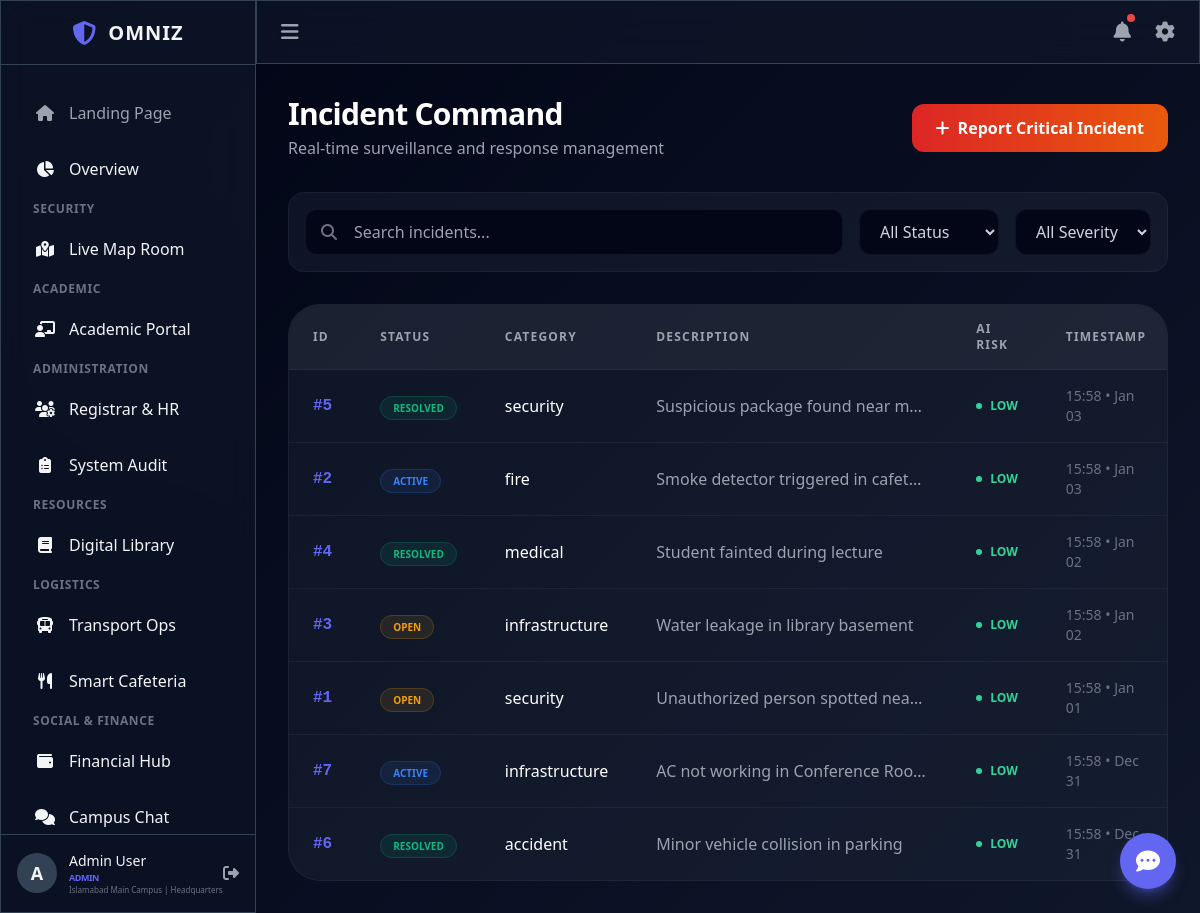
Page /incidents (signed in) on the committed database.
### app/models.py (models this page shows, shortened)
class Incident(db.Model):
    __tablename__ = 'incidents'
    id = db.Column(db.Integer, primary_key=True)
    university_id = db.Column(db.Integer, db.ForeignKey('universities.id'), nullable=False)
    user_id = db.Column(db.Integer, db.ForeignKey('users.id'), nullable=False)
    description = db.Column(db.Text, nullable=False)
    category = db.Column(db.String(50))  # security, fire, medical, accident, infrastructure
    severity = db.Column(db.String(20), default='medium')  # low, medium, high
    status = db.Column(db.String(20), default='open')  # open, in_progress, resolved
    image_url = db.Column(db.String(256))
    latitude = db.Column(db.Float)
    longitude = db.Column(db.Float)
    x = db.Column(db.Integer)
    y = db.Column(db.Integer)
    ai_category = db.Column(db.String(50))
    ai_confidence = db.Column(db.Float)
    ai_labels = db.Column(db.Text)
    ai_severity = db.Column(db.String(20), index=True)
    ai_recommendation = db.Column(db.Text)
    ai_analyzed_at = db.Column(db.DateTime)
    created_at = db.Column(db.DateTime, default=datetime.utcnow)
    resolved_at = db.Column(db.DateTime)
    user = db.relationship('User', backref='incidents')
    university = db.relationship('University', backref='incidents')

### app/web/routes.py (the view)
@web_bp.route('/incidents')
@login_required
def incidents():
    status_filter = request.args.get('status', '')
    severity_filter = request.args.get('severity', '')
    search = request.args.get('search', '')
    query = Incident.query
    if status_filter:
        query = query.filter_by(status=status_filter)
    if severity_filter:
        query = query.filter_by(ai_severity=severity_filter)
    if search:
        query = query.filter(Incident.description.ilike(f'%{search}%'))
    all_incidents = query.order_by(Incident.created_at.desc()).all()
    return render_template('incidents.html', incidents=all_incidents)

### app/utils.py (called while the page is built)
def login_required(f):
    @wraps(f)
    def decorated_function(*args, **kwargs):
        if 'user_id' not in session:
            flash('Please login to access this page')
            return redirect(url_for('web.login'))
        return f(*args, **kwargs)
    return decorated_function

def has_permission(user_role, permission):
    role_perms = PERMISSIONS.get(user_role, [])
    if '*' in role_perms:
        return True
    for p in role_perms:
        if p == permission or p.startswith(f"{permission}."):
            return True
    return False

### app/templates/incidents.html (shortened to what this page needs)
{% extends "base_dashboard.html" %}
{% block content %}
<div class="max-w-7xl mx-auto page-enter">
    <div class="flex flex-col md:flex-row justify-between items-start md:items-center gap-4 mb-8" data-aos="fade-down">
        <div>
            <h1 class="text-3xl font-bold text-white tracking-tight">Incident Command</h1>
            <p class="text-gray-400 mt-1">Real-time surveillance and response management</p>
        </div>
        <button onclick="openModal()"
            class="px-6 py-3 bg-gradient-to-r from-red-600 to-orange-600 text-white font-bold rounded-xl hover:shadow-lg hover:shadow-red-600/20 transform hover:-translate-y-1 transition-all flex items-center gap-2">
            <i class="fas fa-plus"></i> Report Critical Incident
        </button>
    </div>
    <div class="glass-card p-4 rounded-2xl mb-8 flex flex-wrap gap-4 items-center" data-aos="fade-up">
        <div class="relative flex-1 min-w-[200px]">
            <i class="fas fa-search absolute left-4 top-1/2 -translate-y-1/2 text-gray-500"></i>
            <input type="text" placeholder="Search incidents..." id="searchIncident" onkeyup="filterIncidents()"
                class="w-full bg-dark border border-white/5 rounded-xl pl-12 pr-4 py-2.5 text-white focus:outline-none focus:ring-2 focus:ring-primary/50 transition-all">
        </div>
        <select id="statusFilter" onchange="filterIncidents()"
            class="bg-dark border border-white/5 rounded-xl px-4 py-2.5 text-gray-300 focus:outline-none focus:ring-2 focus:ring-primary/50 transition-all">
            <option value="">All Status</option>
        </select>
        <select id="severityFilter" onchange="filterIncidents()"
            class="bg-dark border border-white/5 rounded-xl px-4 py-2.5 text-gray-300 focus:outline-none focus:ring-2 focus:ring-primary/50 transition-all">
            <option value="">All Severity</option>
        </select>
    </div>
    <div class="glass-card rounded-[2rem] overflow-hidden" data-aos="fade-up" data-aos-delay="100">
        <div class="overflow-x-auto">
            <table class="w-full text-left border-collapse" id="incidentsTable">
                <thead>
                    <tr class="bg-white/5 border-b border-white/5">
                        <th class="px-6 py-4 text-xs font-bold text-gray-400 uppercase tracking-widest">ID</th>
                        <th class="px-6 py-4 text-xs font-bold text-gray-400 uppercase tracking-widest">Status</th>
                        <th class="px-6 py-4 text-xs font-bold text-gray-400 uppercase tracking-widest">Category</th>
                        <th class="px-6 py-4 text-xs font-bold text-gray-400 uppercase tracking-widest">Description</th>
                        <th class="px-6 py-4 text-xs font-bold text-gray-400 uppercase tracking-widest">AI Risk</th>
                        <th class="px-6 py-4 text-xs font-bold text-gray-400 uppercase tracking-widest">Timestamp</th>
                    </tr>
                </thead>
                <tbody class="divide-y divide-white/5">
                    {% for inc in incidents %}
                    <tr class="hover:bg-white/[0.02] transition-colors group" data-status="{{ inc.status }}"
                        data-severity="{{ inc.ai_severity }}">
                        <td class="px-6 py-4 font-mono text-primary font-bold">#{{ inc.id }}</td>
                        <td class="px-6 py-4">
                            {% if inc.status == 'open' %}
                            <span
                                class="px-3 py-1 bg-amber-500/10 text-amber-500 rounded-full text-[10px] font-bold uppercase border border-amber-500/20">Open</span>
                            {% elif inc.status == 'in_progress' %}
                            <span
                                class="px-3 py-1 bg-blue-500/10 text-blue-500 rounded-full text-[10px] font-bold uppercase border border-blue-500/20">Active</span>
                            {% elif inc.status == 'resolved' %}
                            <span
                                class="px-3 py-1 bg-emerald-500/10 text-emerald-500 rounded-full text-[10px] font-bold uppercase border border-emerald-500/20">Resolved</span>
                            {% else %}
                            <span
                                class="px-3 py-1 bg-slate-500/10 text-slate-500 rounded-full text-[10px] font-bold uppercase border border-slate-500/20">Closed</span>
                            {% endif %}
                        </td>
                        <td class="px-6 py-4 text-white font-medium">{{ inc.category }}</td>
                        <td class="px-6 py-4 text-gray-400 max-w-xs truncate">{{ inc.description }}</td>
                        <td class="px-6 py-4">
                            {% if inc.ai_severity == 'HIGH' %}
                            <span class="flex items-center gap-2 text-rose-500 text-xs font-black">
                                <span class="w-1.5 h-1.5 rounded-full bg-rose-500 animate-ping"></span> HIGH
                            </span>
                            {% elif inc.ai_severity == 'MEDIUM' %}
                            <span class="flex items-center gap-2 text-orange-400 text-xs font-black">
                                <span class="w-1.5 h-1.5 rounded-full bg-orange-400"></span> MEDIUM
                            </span>
                            {% else %}
                            <span class="flex items-center gap-2 text-emerald-400 text-xs font-black">
                                <span class="w-1.5 h-1.5 rounded-full bg-emerald-400"></span> LOW
                            </span>
                            {% endif %}
                        </td>
                        <td class="px-6 py-4 text-sm text-gray-500">{{ inc.created_at.strftime('%H:%M • %b %d') }}</td>
                    </tr>
                    {% endfor %}
                </tbody>
            </table>
        </div>
    </div>
</div>
{% endblock %}

### app/templates/base_dashboard.html (style rules this page uses)
body { font-family: 'Outfit', sans-serif; }
.glass-card { background: rgba(30, 41, 59, 0.4); backdrop-filter: blur(12px); border: 1px solid rgba(255, 255, 255, 0.05); transition: all 0.4s cubic-bezier(0.4, 0, 0.2, 1); }
.page-enter { animation: fadeIn 0.6s ease-out forwards; }

### rows in the picture
Incident: id "5", status "RESOLVED", category "security", description "Suspicious package found near m…", shows "LOW", created_at "15:58 • Jan 03"
Incident: id "2", status "ACTIVE", category "fire", description "Smoke detector triggered in cafet…", shows "LOW", created_at "15:58 • Jan 03"
Incident: id "4", status "RESOLVED", category "medical", description "Student fainted during lecture", shows "LOW", created_at "15:58 • Jan 02"
Incident: id "3", status "OPEN", category "infrastructure", description "Water leakage in library basement", shows "LOW", created_at "15:58 • Jan 02"
Incident: id "1", status "OPEN", category "security", description "Unauthorized person spotted nea…", shows "LOW", created_at "15:58 • Jan 01"
Incident: id "7", status "ACTIVE", category "infrastructure", description "AC not working in Conference Roo…", shows "LOW", created_at "15:58 • Dec 31"
Incident: id "6", status "RESOLVED", category "accident", description "Minor vehicle collision in parking", shows "LOW", created_at "15:58 • Dec 31"

### other values in the picture
{{ session.get('user_name', 'U')[0] }} "A"
{{ session.get('user_name', 'User') }} "Admin User"
{{ session.get('user_role', 'Guest') }} "ADMIN"
{{ session.get('campus_name', 'Global') }} "Islamabad Main Campus"
{{ session.get('dept_name', 'HQ') }} "Headquarters"
